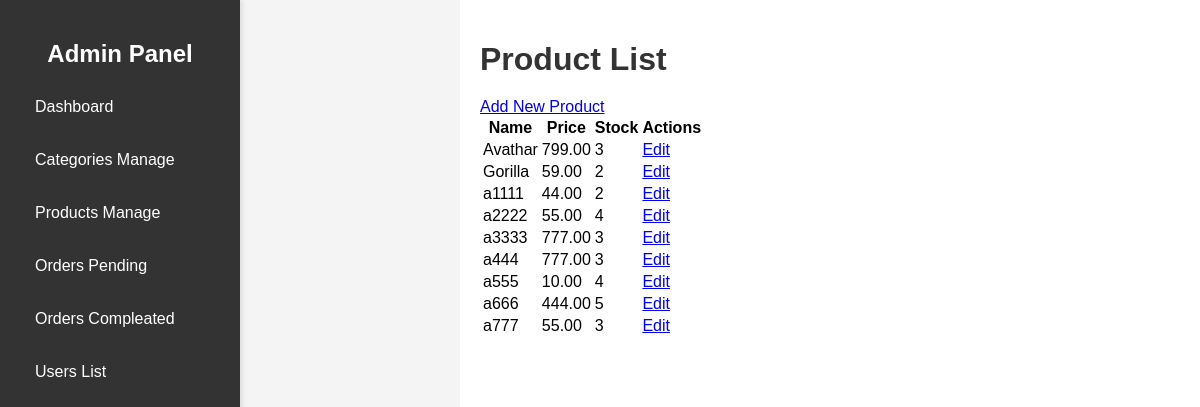
Page /admin_app/admin_app/products/ (signed in) on the earlier database version.
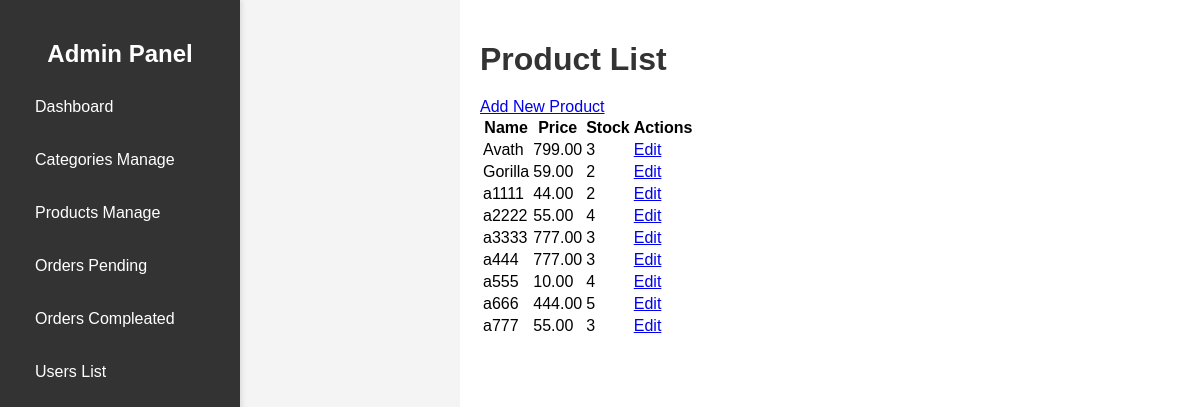
Same page on the later database version.
### store/models.py (models this page shows, shortened)
class Product(models.Model):
    name = models.CharField(max_length=250, unique=True)
    slug = models.SlugField(max_length=250, unique=True)
    description = models.TextField(blank=True)
    old_price = models.DecimalField(max_digits=7, blank=True, null=True, decimal_places=2)
    new_price = models.DecimalField(max_digits=7, blank=False, decimal_places=2)
    category = models.ForeignKey(Category, on_delete=models.SET_NULL, null=True)
    image_1 = models.ImageField(upload_to='product')
    image_2 = models.ImageField(upload_to='product', blank=True)
    image_3 = models.ImageField(upload_to='product', blank=True)
    video_url = models.URLField(max_length=200, blank=True)
    stock = models.IntegerField()
    active = models.BooleanField(default=True)
    new = models.BooleanField(default=True)
    created = models.DateTimeField(auto_now_add=True)
    update = models.DateField(auto_now=True)
    class Meta:
        ordering = ('name',)
        verbose_name = 'product'
        verbose_name_plural = 'products'

### admin_app/views.py (the view)
# urls.py: path('admin_app/products/', views.product_list, name='product_list'),
@login_required
@user_passes_test(is_admin)
def product_list(request):
    products = Product.objects.all()
    return render(request, 'admin_app/product_list.html', {'products': products})

### admin_app/views.py (called while the page is built)
def is_admin(user):
    return user.is_superuser

### store/context_processors.py (called while the page is built)
def menu_link(request): #this function don't wanna call to work, it's defined in setting to work
    links_list = Category.objects.all()
    paginator3 = Paginator(links_list,8)
    try:
        page = int(request.GET.get('page', '1'))
    except:
        page = 1
    try:
        links = paginator3.page(page)
    except (InvalidPage,EmptyPage):
        links = paginator3.page(paginator3.num_pages)
    return dict(links = links)

def cart_data(request):
    data = cartData(request)
    cartItems = data['cartItems']
    return dict(cartItems = cartItems)

### store/models.py (called while the page is built)
    @property
    def get_cart_items(self):
        orderitems = self.orderitem_set.all()
        total = sum([item.quantity for item in orderitems])
        return total

### store/utils.py (called while the page is built, shortened)
def cartData(request):
	if request.user.is_authenticated:
		customer = request.user.customer
		order, created = Order.objects.get_or_create(customer=customer, complete=False)
		items = order.orderitem_set.all()
		cartItems = order.get_cart_items
		total_price_difference = 0
	return {'cartItems':cartItems ,'order':order, 'items':items, 'total_price_difference':total_price_difference}

### admin_app/templates/admin_app/product_list.html
{% extends 'admin_app/base_admin.html' %}
{% block content %}
<h1>Product List</h1>
<a href="{% url 'admin_app:product_create' %}">Add New Product</a>
<table>
    <thead>
        <tr>
            <th>Name</th>
            <th>Price</th>
            <th>Stock</th>
            <th>Actions</th>
        </tr>
    </thead>
    <tbody>
        {% for product in products %}
        <tr>
            <td>{{ product.name }}</td>
            <td>{{ product.new_price }}</td>
            <td>{{ product.stock }}</td>
            <td>
                <a href="{% url 'admin_app:product_update' product.pk %}">Edit</a>
            </td>
        </tr>
        {% endfor %}
    </tbody>
</table>
{% endblock %}

Differences in the rows shown:
changed Product: name "Avathar" → "Avath"
